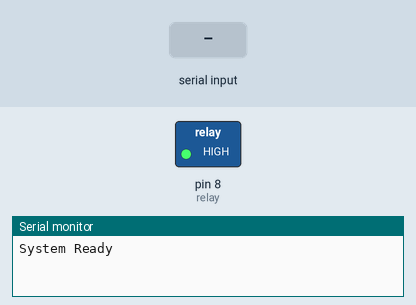
Recording of a sketch running on a simulated Arduino Uno, built with avr-gcc and run on an emulated ATmega328P. On the bench: switched loads named in the sketch (green lamp = pin HIGH), the last lines printed to the serial monitor. Inputs (shaded band) come from the test bench.

Above: at 1.2 s.
1.3 s: "1" received over the second serial link
At 2.2 s:
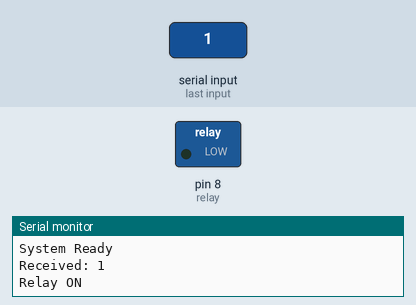
2.8 s: "0" received over the second serial link
At 3.3 s:
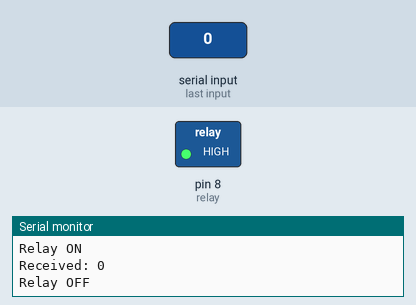
Timing chart, 0 to 5.8 s (numbered marks = the images above; inputs shaded):
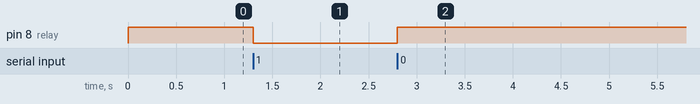

The sketch:

Smart_Home_Automation.ino
```cpp
#include <SoftwareSerial.h>

SoftwareSerial BT(10, 11);

int relay = 8;

void setup()
{
  pinMode(relay, OUTPUT);

  digitalWrite(relay, HIGH);

  Serial.begin(9600);
  BT.begin(9600);

  Serial.println("System Ready");
}

void loop()
{
  if(BT.available())
  {
    char ch = BT.read();

    Serial.print("Received: ");
    Serial.println(ch);

    if(ch == '1')
    {
      digitalWrite(relay, LOW);
      Serial.println("Relay ON");
    }

    if(ch == '0')
    {
      digitalWrite(relay, HIGH);
      Serial.println("Relay OFF");
    }
  }
}
```

Measured:
- after the input at 1.3 s, pin 8 (relay): HIGH → LOW at once
- after the input at 2.8 s, pin 8 (relay): LOW → HIGH at once
